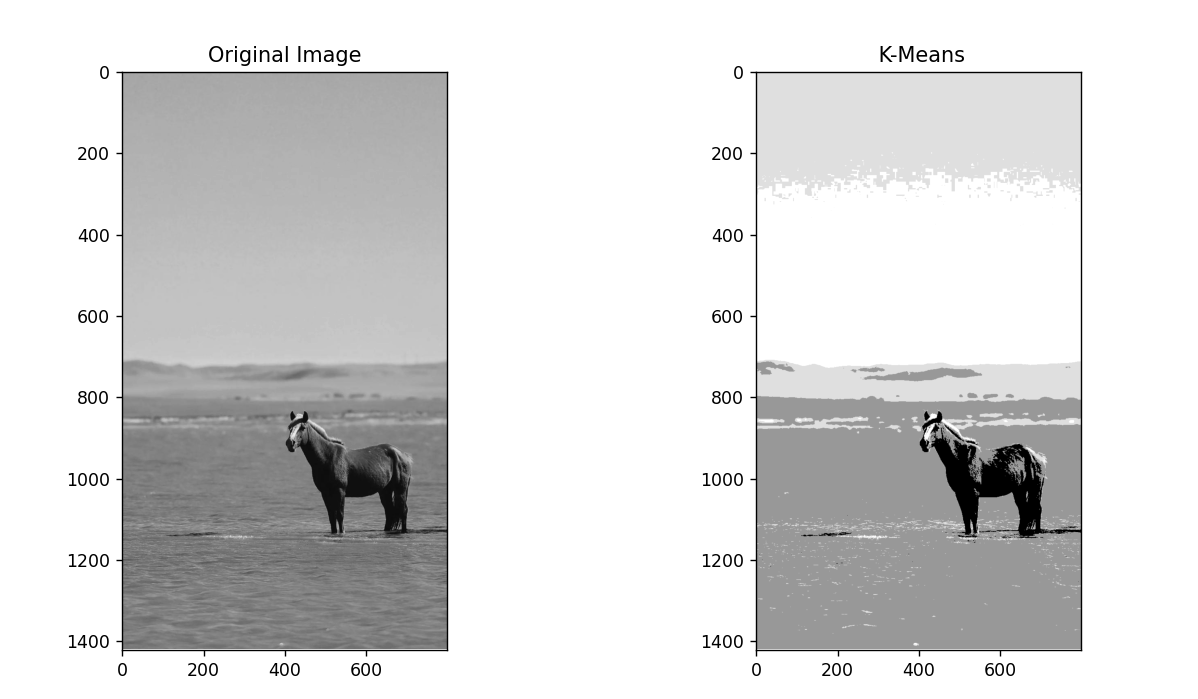

Write Python code to recreate this figure.
import numpy as np
from PIL import Image
import matplotlib.pyplot as plt

def initialize_centroids(pixels, k):
    """
    随机选择初始质心
    """
    indices = np.random.choice(pixels.shape[0], k, replace=False)
    return pixels[indices]

def assign_clusters(pixels, centroids):
    """
    分配每个点到最近的质心
    """
    distances = np.abs(pixels[:, np.newaxis] - centroids)
    return np.argmin(distances, axis=1)

def update_centroids(pixels, labels, k):
    """
    更新质心位置
    """
    new_centroids = np.array([pixels[labels == i].mean() for i in range(k)])
    return new_centroids

def kmeans(pixels, k, max_iters=100, tol=1e-4):
    """
    K-Means 主函数
    """
    centroids = initialize_centroids(pixels, k)
    for _ in range(max_iters):
        labels = assign_clusters(pixels, centroids)
        new_centroids = update_centroids(pixels, labels, k)
        if np.all(np.abs(new_centroids - centroids) < tol):
            break
        centroids = new_centroids
    return labels, centroids

def kmeans_segmentation(image_path):
    """
    读取图像并进行K-Means分割
    """
    # 读取图像
    image = Image.open(image_path).convert('L')  # 灰度图像
    image_np = np.array(image)
    rows, cols = image_np.shape
    pixel_values = image_np.flatten()

    # 使用自定义 K-Means 进行图像分割
    k = 3
    labels, centroids = kmeans(pixel_values, k)

    # 重新构建分割后的图像
    segmented_image = centroids[labels].reshape(rows, cols)

    # 显示原始图像和分割后的图像
    plt.figure(figsize=(12, 6))
    plt.subplot(1, 2, 1)
    plt.title('Original Image')
    plt.imshow(image, cmap='gray')
    plt.subplot(1, 2, 2)
    plt.title(' K-Means')
    plt.imshow(segmented_image, cmap='gray')
    plt.show()

# 传入图像路径进行分割
image_path = '5.jpeg'
kmeans_segmentation(image_path)
